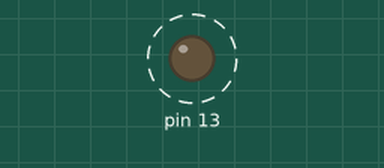
Simulated run of this sketch. Board: Arduino Uno, built with avr-gcc and run on an emulated ATmega328P. On the bench: output pins drawn as LEDs (lit = HIGH). Dashed ring = blinking. What the sketch prints to the serial monitor is not drawn.

Above: at 0.5 s.
Timing chart, 0 to 3.0 s (numbered marks = the images above):
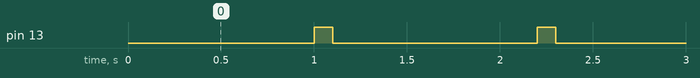

The sketch:

sketch_mar22a.ino
```cpp
void setup(){
  Serial.begin(9600);
Serial.print("It is setup block.");
pinMode(13,OUTPUT);

}

void loop(){
  Serial.print("It is Loop block.\n");
  Serial.print("Uday");
  delay(1000);

  digitalWrite(13,HIGH);
  delay(100);
  digitalWrite(13,LOW);
  delay(100);

}
```

Measured:
- by itself, pin 13: alternates HIGH for 0.10 s and LOW for 1.1 s
